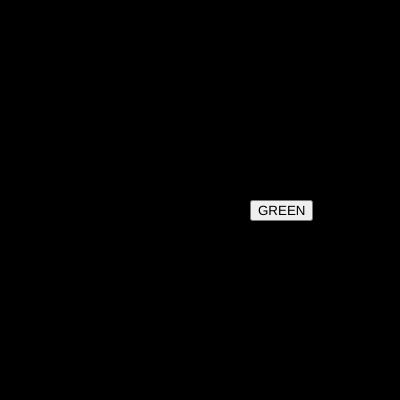
Frame 1 (no input)
Frame 60 (no input): identical to frame 1, image omitted
Frame 120 (the mouse pressed at the canvas centre since frame 60): identical to frame 1, image omitted

The p5.js sketch that drew this single still picture (run headless with seeded random() and noise() and a simulated clock; from frame 60 on, the mouse is pressed at the canvas centre):

// p5.js sketch
// ── sketch.js
var btn_red;
var btn_green;

var r = 0;
var g = 0;
var b = 0;

function setup() {
  createCanvas(400, 400);

btn_red=createButton("RED"); 
btn_red.position=(200,200);
btn_red.mousePressed(red_bg);

btn_green=createButton("GREEN");
btn_green.position(250,200);
btn_green.mousePressed(green_bg);
}

function draw() {
  background(r,g,b);
}
function red_bg()
{
r=255;

g=0;
b=0;
}
function green_bg()
{
r=0;

g=255;
b=0;
}
